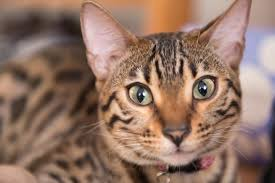
#> input picture cat.jpeg, 275 x 183 px
$ jupyter execute convolution.ipynb
#> lines starting #> are read from the running program, lines starting #| are printed output that depends on the picture
# Examples of Image Convolution

Lets look at what happens when the following matrixes are 'convolved' or applied as 2D filters to the matrix that represents the cat picture.

[cell 1]
# Try this yourself at http://setosa.io/ev/image-kernels/

[cell 2]
import numpy as np
import cv2
from matplotlib import pyplot as plt

[cell 3]
# The box blur filter(https://en.wikipedia.org/wiki/Box_blur#:~:text=A%20box%20blur%20(also%20known,(%22blurring%22)%20filter.)
blur = np.array((
	[1, 1, 1],
	[1, 1, 1],
	[1, 1, 1]), dtype="int") * 1.0/9.0

# construct the Sobel x-axis kernel
sobelX = np.array((
	[-1, 0, 1],
	[-2, 0, 2],
	[-1, 0, 1]), dtype="int")

# construct the Sobel y-axis kernel
sobelY = np.array((
	[-1, -2, -1],
	[0, 0, 0],
	[1, 2, 1]), dtype="int")

laplacian = np.array((
	[0, 1, 0],
	[1, -4, 1],
	[0, 1, 0]), dtype="int")

[cell 4]
# source image

img = cv2.imread('cat.jpeg',0)
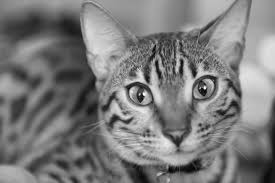
#> img: shape (183, 275); min 0, max 254, mean 123.4

plt.imshow(img, cmap = 'gray', interpolation = 'bicubic')
plt.xticks([]), plt.yticks([])  # to hide tick values on X and Y axis
plt.show()

[cell 5]
# blur using box filter blur
kernel = blur

dst = cv2.filter2D(img,-1,kernel)
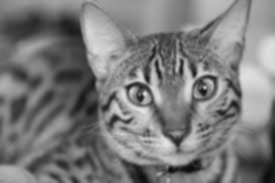
#> dst: shape (183, 275); min 8, max 229, mean 123.4

plt.imshow(dst, cmap = 'gray', interpolation = 'bicubic')
plt.xticks([]), plt.yticks([])  # to hide tick values on X and Y axis
plt.show()

[cell 6]
# sobel filter Y - finds vertical edges
dst = cv2.filter2D(img,-1,sobelY)
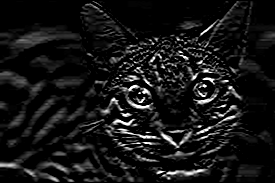
#> dst: shape (183, 275); min 0, max 255, mean 21.5

plt.imshow(dst, cmap = 'plasma', interpolation = 'bicubic')
plt.xticks([]), plt.yticks([])  # to hide tick values on X and Y axis
plt.show()

[cell 7]
# sobel filter X - finds horizontal edges
dst = cv2.filter2D(img,-1,sobelX)
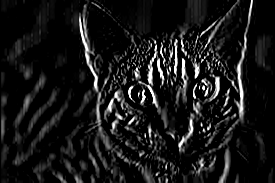
#> dst: shape (183, 275); min 0, max 255, mean 23.8

plt.imshow(dst, cmap = 'plasma', interpolation = 'bicubic')
plt.xticks([]), plt.yticks([])  # to hide tick values on X and Y axis
plt.show()

[cell 8]
# laplacian - finds areas of most change but very sensitive to noise
dst = cv2.filter2D(img,-1,laplacian)
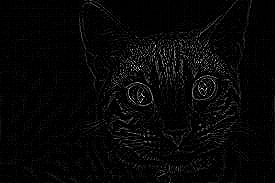
#> dst: shape (183, 275); min 0, max 255, mean 6.6

plt.imshow(dst, cmap = 'plasma', interpolation = 'bicubic')
plt.xticks([]), plt.yticks([])  # to hide tick values on X and Y axis
plt.show()

[cell 9]
# laplacian of guassian blurred image
gaussian1d = cv2.getGaussianKernel(18,-1)
dst = cv2.sepFilter2D(img,-1,gaussian1d,gaussian1d)
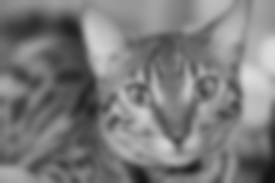
#> dst: shape (183, 275); min 18, max 220, mean 123.5
lp = cv2.filter2D(dst,-1,laplacian)
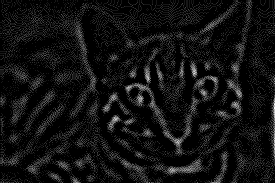
#> lp: shape (183, 275); min 0, max 11, mean 0.775; drawn with min black and max white

plt.imshow(lp, cmap = 'plasma', interpolation = 'bicubic')
plt.xticks([]), plt.yticks([])  # to hide tick values on X and Y axis
plt.show()

[cell 10]
gaussian1d = cv2.getGaussianKernel(18,-1)
dst = cv2.sepFilter2D(img,-1,gaussian1d,gaussian1d)
lp = cv2.filter2D(dst,-1,laplacian)
sharp = img - lp
plt.imshow(sharp, cmap = 'gray', interpolation = 'bicubic')
plt.xticks([]), plt.yticks([])  # to hide tick values on X and Y axis
plt.show()
